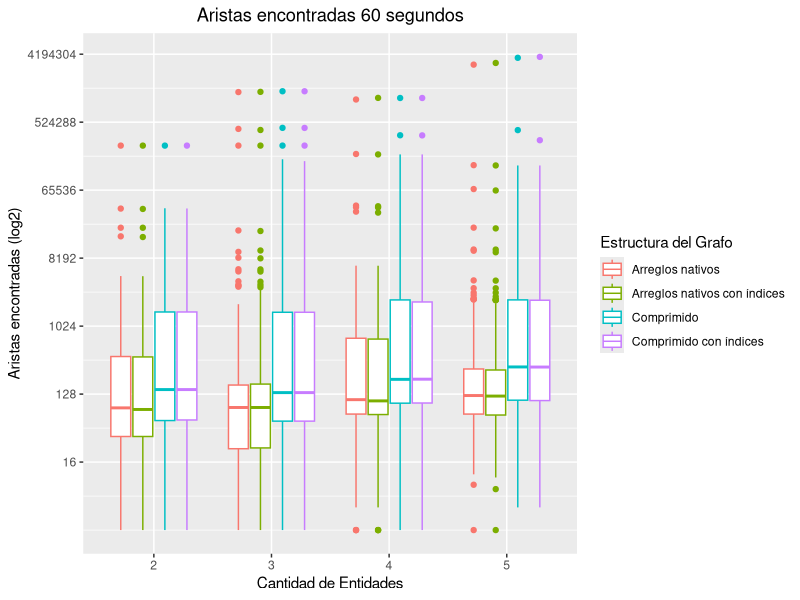
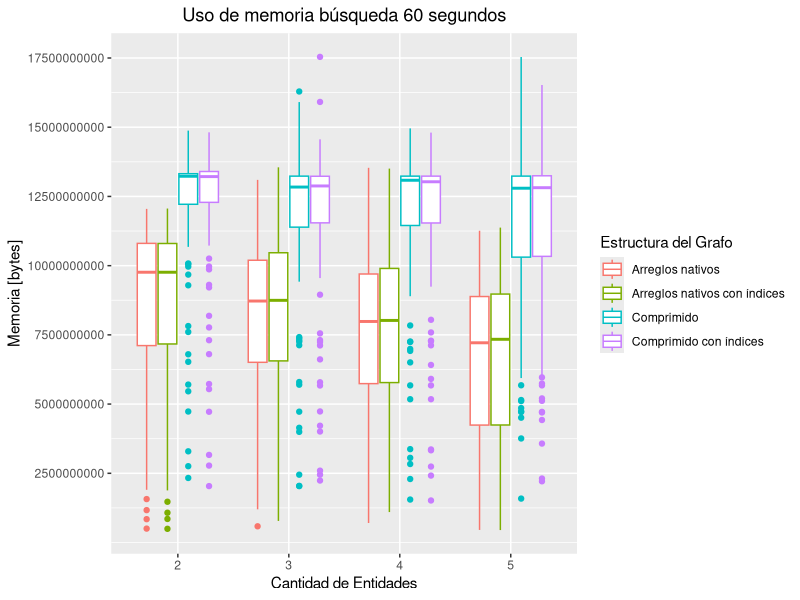
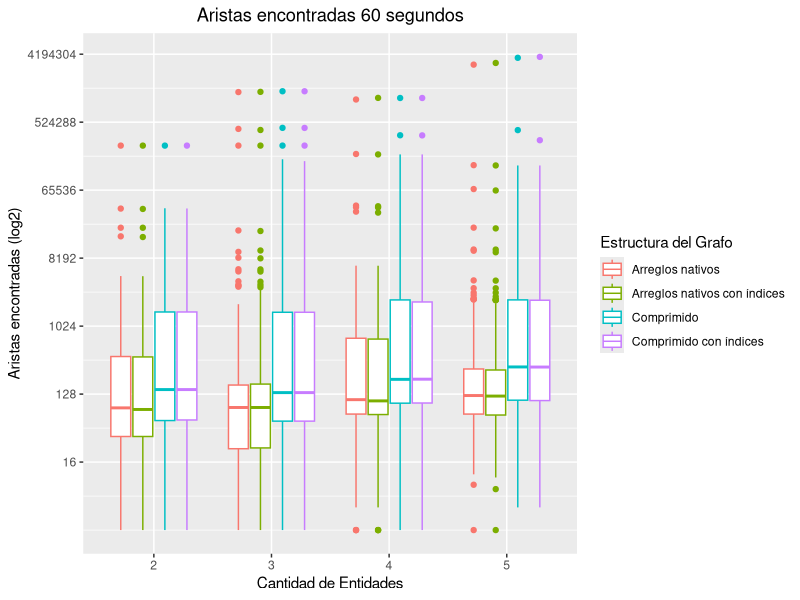
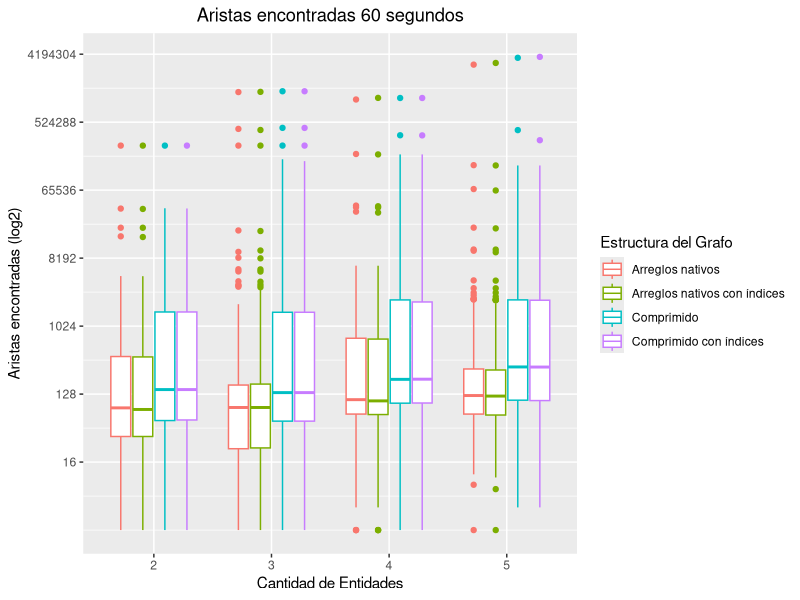
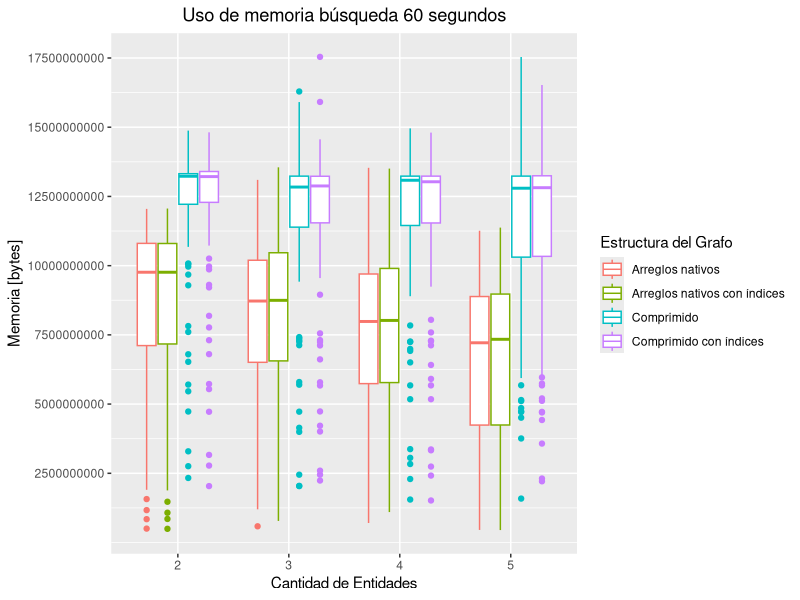
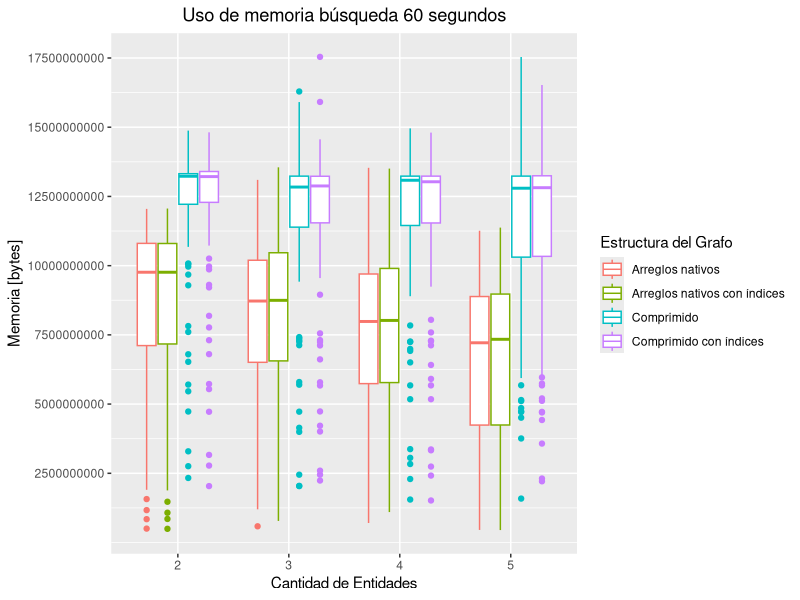

Write R code to recreate these figures, in order.
## ---- chunk 1
library(ggplot2)
## ---- chunk 2
tiemposBusquedaCamino <- read.csv("datos/timePathFinding.csv", sep = ";")
#tBCgC <- read.csv("datos/timePathFinding/gC_latest-truthy.csv", sep = ";")
## ---- chunk 3
options(scipen = 999)
#tiemposBusquedaCamino$memMegaByte = tiemposBusquedaCamino$Memoria / 1000000
#tiemposBusquedaCamino$grupos = "pares"
tiemposBusquedaCamino$Estructura[tiemposBusquedaCamino$Estructura == "graphGt"] <- "Objetos de Java"
tiemposBusquedaCamino$Estructura[tiemposBusquedaCamino$Estructura == "graphComp"] <- "Comprimido con índices"
tiemposBusquedaCamino$Estructura[tiemposBusquedaCamino$Estructura == "graphCompDense"] <- "Comprimido"
tiemposBusquedaCamino$Estructura[tiemposBusquedaCamino$Estructura == "graphNativeFull"] <- "Arreglos nativos con índices"
tiemposBusquedaCamino$Estructura[tiemposBusquedaCamino$Estructura == "graphNativeFullDense"] <- "Arreglos nativos"

tiemposBusquedaCamino$Grupos[tiemposBusquedaCamino$Grupos == "penta"] <- "5"
tiemposBusquedaCamino$Grupos[tiemposBusquedaCamino$Grupos == "cuadra"] <- "4"
tiemposBusquedaCamino$Grupos[tiemposBusquedaCamino$Grupos == "triple"] <- "3"
tiemposBusquedaCamino$Grupos[tiemposBusquedaCamino$Grupos == "double"] <- "2"
## ---- chunk 4
ggplot(tiemposBusquedaCamino, aes(x=Grupos, y=Aristas, color=Estructura)) + #fill=Estructura

  geom_boxplot() +

  labs(title= "Aristas encontradas 60 segundos",
       color = "Estructura del Grafo",
       y = "Aristas encontradas (log2)",
       x = "Cantidad de Entidades") +
  #
  theme(plot.title = element_text(hjust = 0.5)) +
  #+ theme(axis.text.x = element_text(angle = 90, hjust = 1, vjust = 0.5))
  scale_y_continuous(trans='log2', breaks = c(2^4, 2^7,2^10,2^13,2^16,2^19,2^22))
# c(1000, 1000000, 1000000000)

ggsave(plot = last_plot(), filename = "export/4_TiempoBusquedaCaminos.png", width=8, height=5, dpi=300)
ggsave(plot = last_plot(), filename = "export/4_TiempoBusquedaCaminos.pdf", width=8, height=5, dpi=300)
# width=4, height=4, dpi=300
## ---- chunk 5

ggplot(tiemposBusquedaCamino, aes(x=Grupos, y=Memoria, color=Estructura)) + #fill=Estructura

  geom_boxplot() +

  labs(title= "Uso de memoria búsqueda 60 segundos",
       color = "Estructura del Grafo",
       y = "Memoria [bytes]",
       x = "Cantidad de Entidades") +
  #
  theme(plot.title = element_text(hjust = 0.5)) +
  #+ theme(axis.text.x = element_text(angle = 90, hjust = 1, vjust = 0.5))
  #scale_y_continuous(trans='log2')#, breaks = c(2,4,8,16,32,64,128,256,512,1024,2048,4096))
  scale_y_continuous(breaks = c(2500000000,5000000000,7500000000,10000000000,12500000000,15000000000,17500000000))


ggsave(plot = last_plot(), filename = "export/4_MemoriaBusquedaCaminos.png", width=8, height=5, dpi=300)
ggsave(plot = last_plot(), filename = "export/4_MemoriaBusquedaCaminos.pdf", width=8, height=5, dpi=300)
# width=4, height=4, dpi=300

